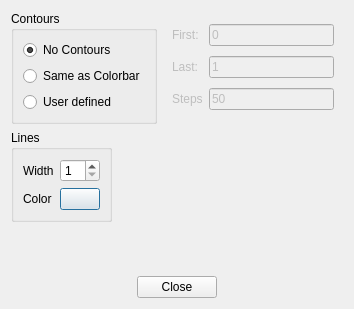
<?xml version="1.0" encoding="UTF-8"?>
<ui version="4.0">
 <class>IsoLineDialog</class>
 <widget class="QDialog" name="IsoLineDialog">
  <property name="geometry">
   <rect>
    <x>0</x>
    <y>0</y>
    <width>354</width>
    <height>309</height>
   </rect>
  </property>
  <property name="windowTitle">
   <string>Setup Contours</string>
  </property>
  <property name="windowIcon">
   <iconset resource="../ProjectViewer/icons.qrc">
    <normaloff>:/icons/images/logo_fs_64x64.png</normaloff>:/icons/images/logo_fs_64x64.png</iconset>
  </property>
  <layout class="QVBoxLayout" name="verticalLayout">
   <item>
    <layout class="QHBoxLayout" name="horizontalLayout_2">
     <item>
      <widget class="QGroupBox" name="groupBox">
       <property name="title">
        <string>Contours</string>
       </property>
       <layout class="QGridLayout" name="gridLayout_2">
        <item row="2" column="0">
         <widget class="QRadioButton" name="rbUserDefined">
          <property name="text">
           <string>User defined</string>
          </property>
         </widget>
        </item>
        <item row="1" column="0">
         <widget class="QRadioButton" name="rbSameAsColorBar">
          <property name="text">
           <string>Same as Colorbar</string>
          </property>
          <property name="checked">
           <bool>false</bool>
          </property>
         </widget>
        </item>
        <item row="0" column="0">
         <widget class="QRadioButton" name="rbNoContours">
          <property name="text">
           <string>No Contours</string>
          </property>
          <property name="checked">
           <bool>true</bool>
          </property>
         </widget>
        </item>
       </layout>
      </widget>
     </item>
     <item>
      <widget class="QWidget" name="wRange" native="true">
       <property name="enabled">
        <bool>false</bool>
       </property>
       <layout class="QGridLayout" name="gridLayout">
        <item row="0" column="0">
         <widget class="QLabel" name="label">
          <property name="text">
           <string>First:</string>
          </property>
         </widget>
        </item>
        <item row="0" column="1">
         <widget class="QLineEdit" name="leFirst">
          <property name="text">
           <string>0</string>
          </property>
         </widget>
        </item>
        <item row="1" column="0">
         <widget class="QLabel" name="label_2">
          <property name="text">
           <string>Last:</string>
          </property>
         </widget>
        </item>
        <item row="1" column="1">
         <widget class="QLineEdit" name="leLast">
          <property name="text">
           <string>1</string>
          </property>
         </widget>
        </item>
        <item row="2" column="0">
         <widget class="QLabel" name="label_3">
          <property name="text">
           <string>Steps</string>
          </property>
         </widget>
        </item>
        <item row="2" column="1">
         <widget class="QLineEdit" name="leSteps">
          <property name="text">
           <string>50</string>
          </property>
         </widget>
        </item>
       </layout>
      </widget>
     </item>
    </layout>
   </item>
   <item>
    <layout class="QHBoxLayout" name="horizontalLayout_3">
     <item>
      <widget class="QGroupBox" name="groupBox_2">
       <property name="title">
        <string>Lines</string>
       </property>
       <layout class="QGridLayout" name="gridLayout_3">
        <item row="0" column="0">
         <widget class="QLabel" name="label_4">
          <property name="text">
           <string>Width</string>
          </property>
         </widget>
        </item>
        <item row="0" column="1">
         <widget class="QSpinBox" name="sbLineWidth">
          <property name="minimum">
           <number>1</number>
          </property>
          <property name="maximum">
           <number>5</number>
          </property>
         </widget>
        </item>
        <item row="1" column="0">
         <widget class="QLabel" name="label_5">
          <property name="text">
           <string>Color</string>
          </property>
         </widget>
        </item>
        <item row="1" column="1">
         <widget class="ColorButton" name="cbLineColor">
          <property name="text">
           <string/>
          </property>
         </widget>
        </item>
       </layout>
      </widget>
     </item>
     <item>
      <spacer name="horizontalSpacer_3">
       <property name="orientation">
        <enum>Qt::Horizontal</enum>
       </property>
       <property name="sizeHint" stdset="0">
        <size>
         <width>40</width>
         <height>20</height>
        </size>
       </property>
      </spacer>
     </item>
    </layout>
   </item>
   <item>
    <spacer name="verticalSpacer">
     <property name="orientation">
      <enum>Qt::Vertical</enum>
     </property>
     <property name="sizeHint" stdset="0">
      <size>
       <width>20</width>
       <height>40</height>
      </size>
     </property>
    </spacer>
   </item>
   <item>
    <layout class="QHBoxLayout" name="horizontalLayout">
     <item>
      <spacer name="horizontalSpacer">
       <property name="orientation">
        <enum>Qt::Horizontal</enum>
       </property>
       <property name="sizeHint" stdset="0">
        <size>
         <width>40</width>
         <height>20</height>
        </size>
       </property>
      </spacer>
     </item>
     <item>
      <widget class="QPushButton" name="pbClose">
       <property name="text">
        <string>Close</string>
       </property>
      </widget>
     </item>
     <item>
      <spacer name="horizontalSpacer_2">
       <property name="orientation">
        <enum>Qt::Horizontal</enum>
       </property>
       <property name="sizeHint" stdset="0">
        <size>
         <width>40</width>
         <height>20</height>
        </size>
       </property>
      </spacer>
     </item>
    </layout>
   </item>
  </layout>
  <zorder>verticalSpacer</zorder>
 </widget>
 <customwidgets>
  <customwidget>
   <class>ColorButton</class>
   <extends>QPushButton</extends>
   <header location="global">colorbutton.h</header>
  </customwidget>
 </customwidgets>
 <resources>
  <include location="../ProjectViewer/icons.qrc"/>
 </resources>
 <connections>
  <connection>
   <sender>rbUserDefined</sender>
   <signal>toggled(bool)</signal>
   <receiver>wRange</receiver>
   <slot>setEnabled(bool)</slot>
   <hints>
    <hint type="sourcelabel">
     <x>150</x>
     <y>111</y>
    </hint>
    <hint type="destinationlabel">
     <x>309</x>
     <y>74</y>
    </hint>
   </hints>
  </connection>
  <connection>
   <sender>pbClose</sender>
   <signal>clicked()</signal>
   <receiver>IsoLineDialog</receiver>
   <slot>hide()</slot>
   <hints>
    <hint type="sourcelabel">
     <x>176</x>
     <y>287</y>
    </hint>
    <hint type="destinationlabel">
     <x>176</x>
     <y>154</y>
    </hint>
   </hints>
  </connection>
 </connections>
</ui>
